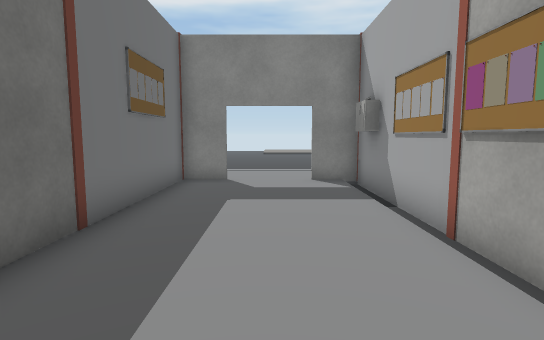
view 1 (above)

24 first-person views from a walk through a Unity game level. The camera is 1.3 m above the floor, tilts 6° down and sees 80° across. The floor is counted in squares, 1 m on a side. Each view is taken from the middle of a square. On the plan, view 1 faces up. The plan holds only what a view shows up to about 14 squares ahead; the rest is blank. The place goes on beyond the plan. Door leaves are left out, so doorways stand open. Some surface patterns are stand-ins.

view 2
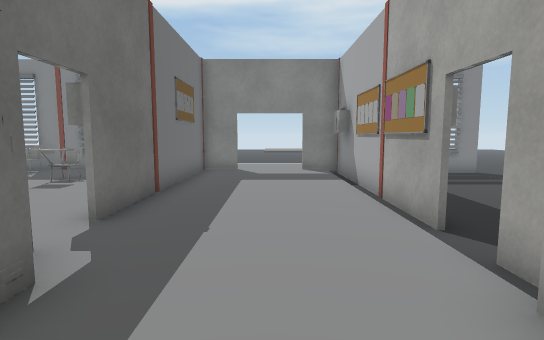

view 3
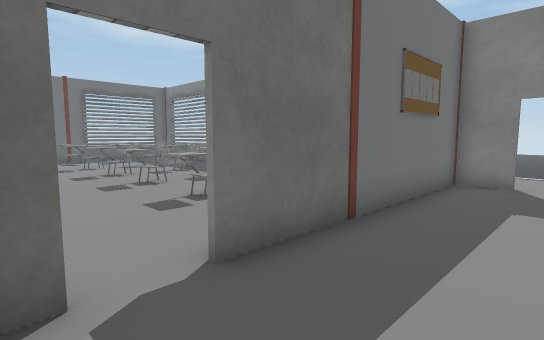

view 4
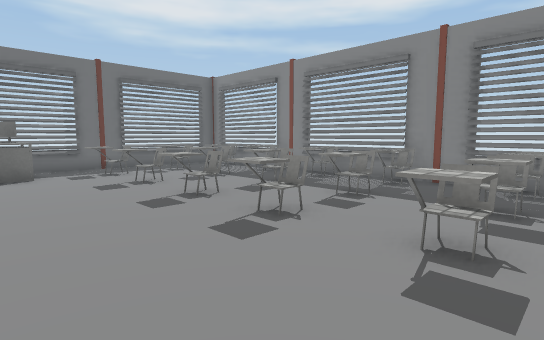

view 5
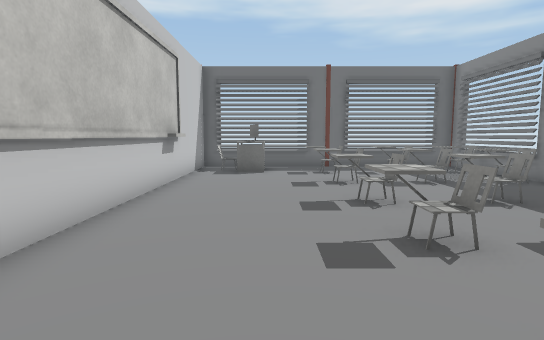

view 6
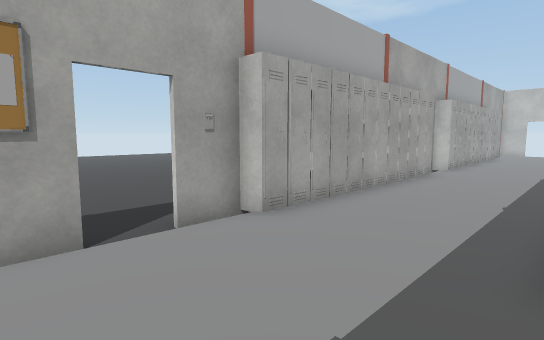

view 7
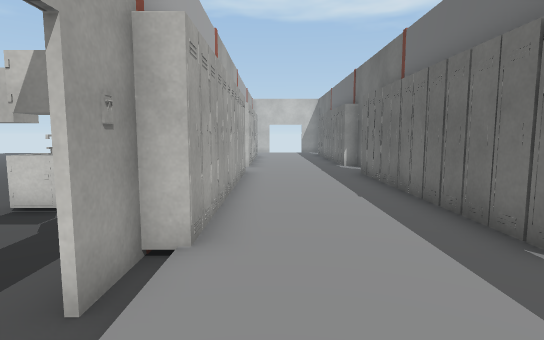

view 8
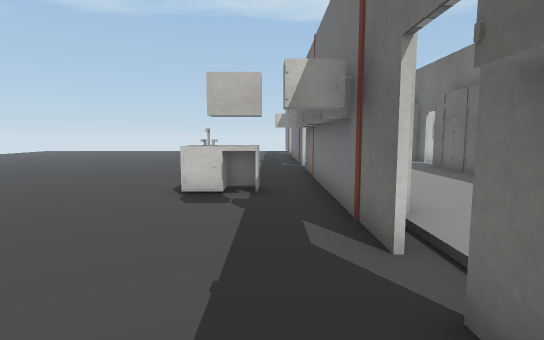

view 9
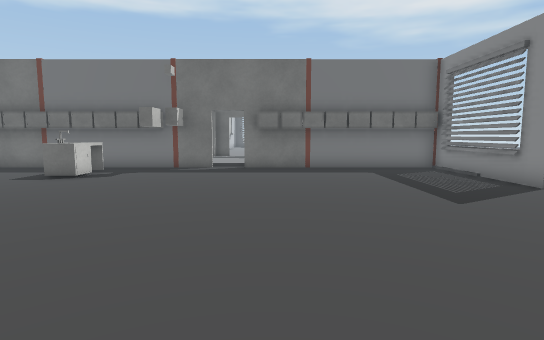

view 10
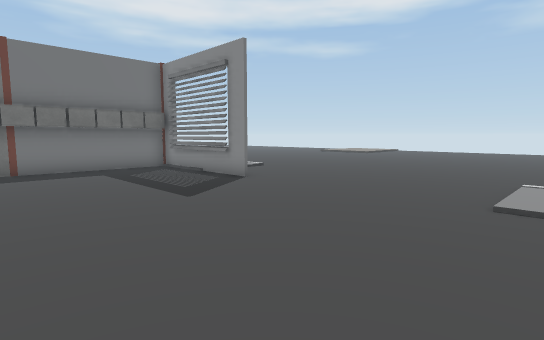

view 11
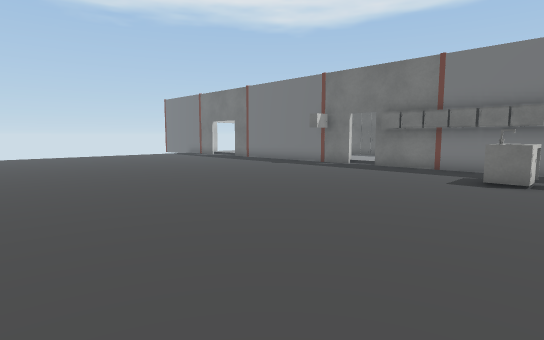

view 12
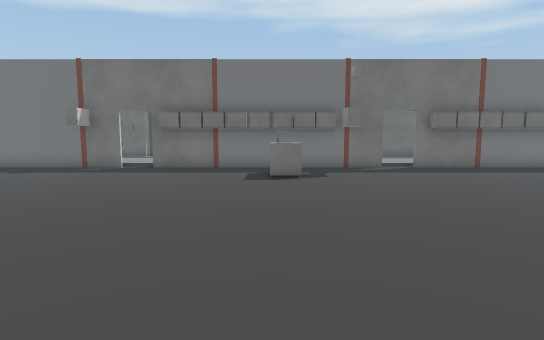

view 13
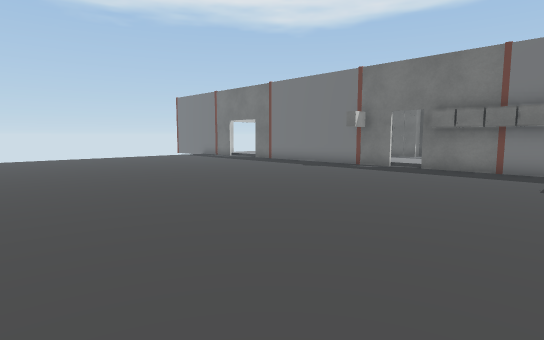

view 14
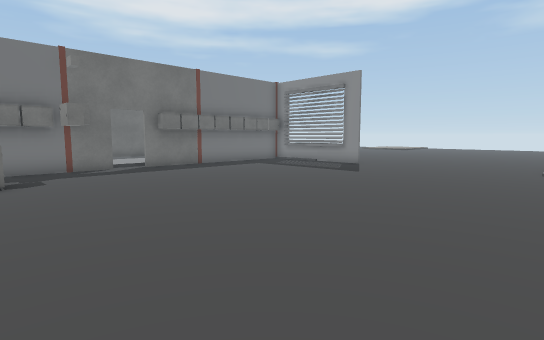

view 15
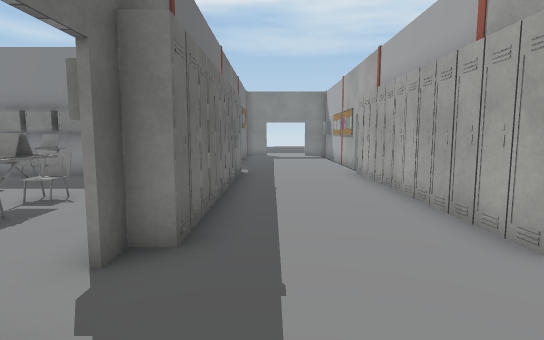

view 16
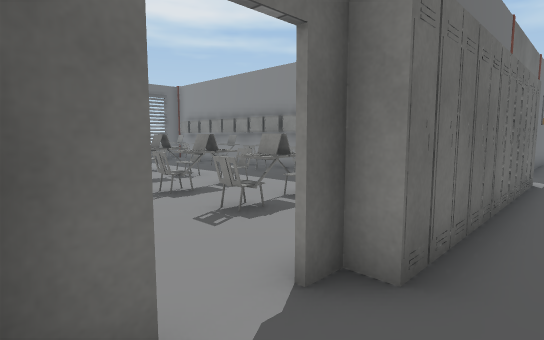

view 17
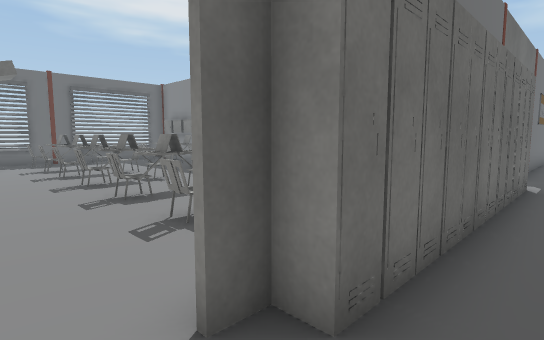

view 18
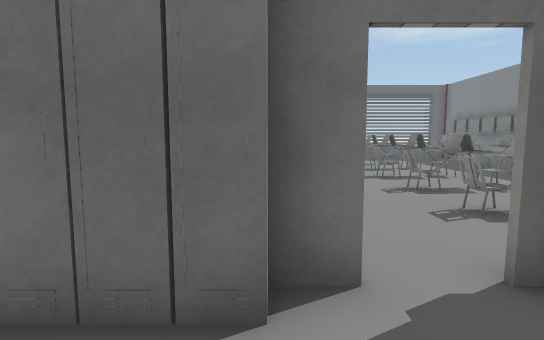

view 19
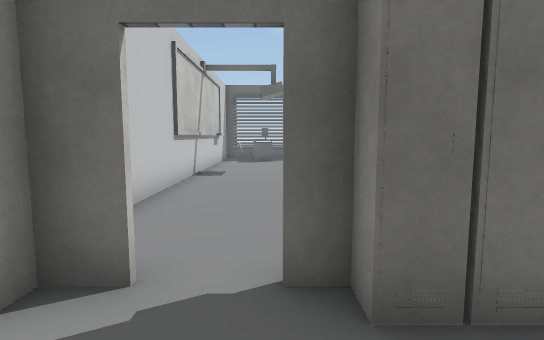

view 20
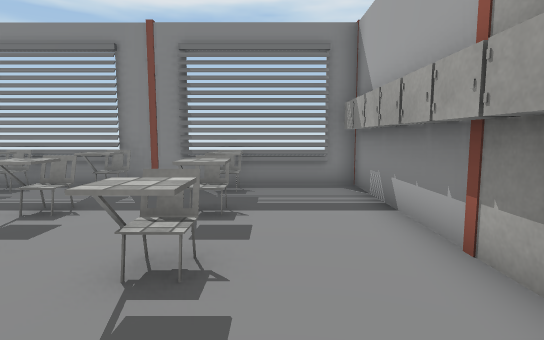

view 21
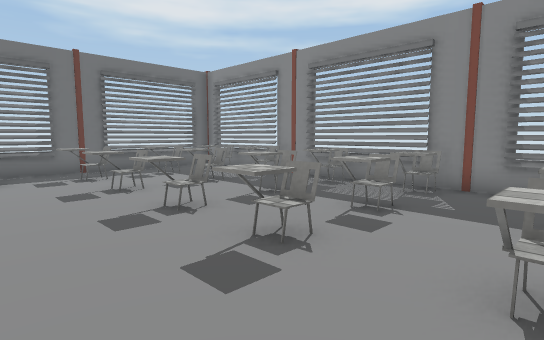

view 22
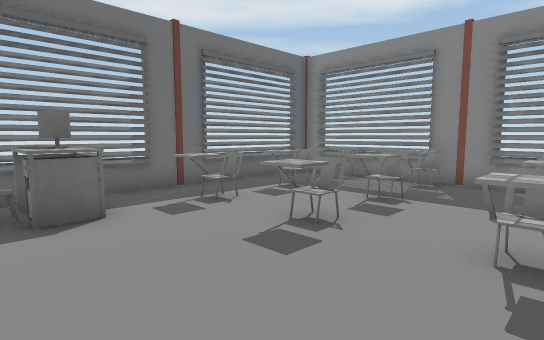

view 23
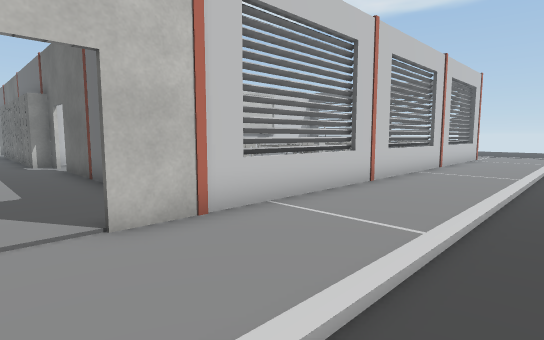

view 24
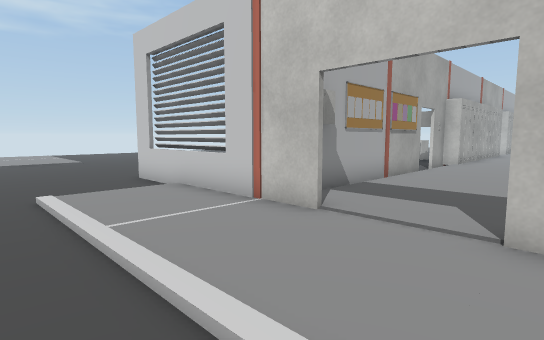

### Floor plan
Points are (right, up) in squares from view 1. A wall is a line through its corners. A room is listed if a view was taken in it or the views show most of it. See-through windows are left out.
Room 1 (views 1, 2, 3, 4, 5, 6, 7, 8, 9, 10, 11, 12, 13, 14, 15, 16, 17, 18, 19, 20, 21, 22, 23, 24)
walls: (2.5, 1.8) (2.5, 2.6); (-2.7, 0.6) (-2.7, -0.2); (2.7, 0.6) (2.7, -0.6); (2.5, -0.5) (2.5, 0.6); (2.7, 2.5) (2.7, 1.8); (-1.2, 9.6) (-6.5, 9.6); (1.1, 9.8) (8.1, 9.8); (2.7, -8.4) (2.7, -9); (-2.7, -8.5) (-2.7, -9); (-6.6, 9.6) (-18.8, 9.6) (-18.8, -0.9); (-2.7, -10.1) (-2.7, -11.1); (2.7, -10.1) (2.7, -13.5); (8.1, 9.6) (1.1, 9.6); (-15.6, 9.8) (-1.2, 9.8); (-14.1, -11.6) (-6, -11.6)
low walls: (-18.8, -8) (-18.8, -8.5)
ways out: open door at (-3, -9.5); open door at (-3, 1); open door at (0, 10); open door at (3, -9.5); open door at (3, 1)
objects: other object (-18, -8) to (-17, -8); other object (-18, 1) to (-17, 1); table (-18, 2) to (-17, 2); chair (-17, 0); chair (-17, 3) to (-16, 4); chair (-17, 6) to (-16, 7); chair (-17, 8) to (-16, 9); chair (-15, -8); other object (-15, -6); other object (-15, -5); other object (-14, -1); chair (-14, 3) to (-14, 4); chair (-14, 6) to (-14, 7); chair (-14, 8) to (-14, 9); chair (-13, -8); other object (-13, -6); other object (-13, -5); chair (-13, -3) to (-12, -2); other object (-13, -2); locker (-13, -1); other object (-12, -1); chair (-12, 3) to (-11, 4); chair (-12, 6) to (-11, 7); chair (-12, 8) to (-11, 9); chair (-11, -8) to (-10, -7); other object (-11, -7); chair (-11, -6) to (-10, -5); locker (-11, -1); other object (-10, -2); locker (-10, -1) to (-9, -1); chair (-9, 3) to (-9, 4); chair (-9, 6) to (-9, 7); chair (-9, 8) to (-9, 9); chair (-8, -8); laptop (-8, -7) to (-8, -6); chair (-8, -5); laptop (-8, -2); locker (-8, -1); locker (-7, -1); chair (-6, -8); laptop (-6, -6) to (-5, -6); chair (-6, -5) to (-5, -5); chair (-6, 3) to (-6, 4); chair (-6, 6) to (-6, 7); chair (-6, 8) to (-6, 9); locker (-3, -8); locker (-3, 2); locker (-3, 3); locker (-3, 4); locker (-3, 5); locker (-3, 6); locker (-3, 7); locker (-3, 8); locker (-3, 9); locker (-2, -12); locker (-2, -11); locker (-2, -8); locker (-2, -7); locker (-2, -6); locker (-2, -5); locker (-2, -4); locker (-2, -3); locker (-2, -2); locker (-2, -1); locker (-2, 0); locker (2, -13); locker (2, -12); locker (2, -11); locker (2, -9); locker (2, -8); locker (2, -7); locker (2, -6); locker (2, -5); locker (2, -4); locker (2, -3); locker (2, -2); locker (2, -1); other object (2, 8); locker (3, -12) to (4, -11); locker (3, -8); locker (3, -7); locker (3, -6); locker (3, -5); locker (3, -4); locker (3, -3); locker (3, -2); locker (3, -1) to (4, -1); locker (3, 3); locker (3, 4); locker (3, 5); locker (3, 6); locker (3, 7); locker (3, 8); locker (3, 9); table (4, -4) to (6, -3); locker (5, -1)

Positions as (right, up) in squares from view 1, and headings:
1: (0, 0), facing up
2: (0, -3), facing up
3: (0, 0), facing up-left
4: (-5, 0), facing up-left
5: (-5, 2), facing left
6: (-2, 3), facing down-right
7: (1, 3), facing down
8: (4, 4), facing down
9: (16, 3), facing left
10: (16, 3), facing up-left
11: (16, -2), facing down-left
12: (16, -4), facing left
13: (16, -4), facing down-left
14: (16, -4), facing up-left
15: (-1, -12), facing up
16: (-1, -11), facing up-left
17: (-1, -10), facing up-left
18: (0, -11), facing left
19: (0, -9), facing left
20: (-5, 1), facing up
21: (-6, 1), facing up-left
22: (-11, 0), facing up-left
23: (0, 14), facing down-left
24: (-2, 14), facing down-right
